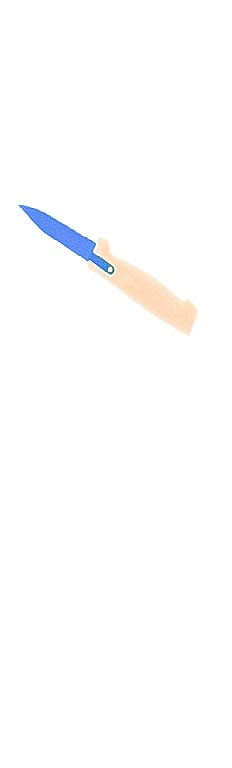
#> input picture threat_images/BAGGAGE_20170522_113049_80428_A.jpg, 232 x 768 px; its folder holds 4 pictures in this run
$ python submission.py
#> lines starting #> are read from the running program, lines starting #| are printed output that depends on the picture
import numpy as np
import cv2
from scipy.ndimage import rotate
import os

bg_dir = "background_images"
threat_dir = "threat_images"

threat_images_cv2 = [cv2.cvtColor(cv2.imread(os.path.join(threat_dir,filename)),cv2.COLOR_BGR2RGB) for filename in os.listdir(threat_dir)]
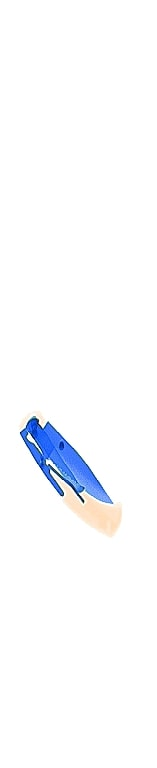
#> input picture threat_images/BAGGAGE_20170522_115645_80428_B.jpg, 157 x 768 px
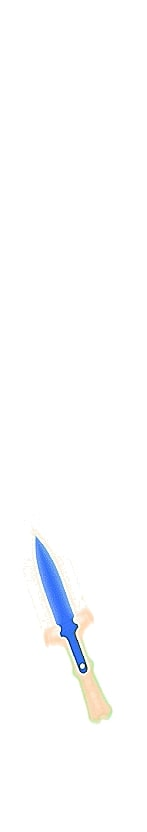
#> input picture threat_images/BAGGAGE_20170523_085803_80428_D.jpg, 147 x 832 px
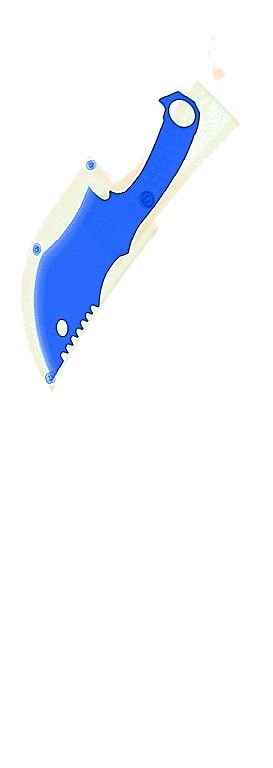
#> input picture threat_images/BAGGAGE_20170523_094231_80428_B.jpg, 273 x 768 px
#> (the run stopped early here; a loop or call above may not have finished)
